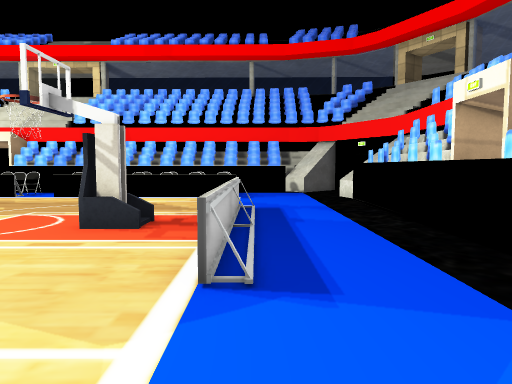
[1] (above)

16 first-person views from a walk through a 3-D level made in the Unity game engine. The camera is 1.4 m above the floor, tilts 4° down and sees 70° across. The floor is counted in squares, 1 m on a side. Each view is taken from the middle of a square. On the plan, view 1 faces up. The plan holds only what a view shows up to about 16 squares ahead; the rest is blank. The place goes on beyond the plan. The player is left out. Some animated figures are left out. Some surface patterns are stand-ins.

[2]
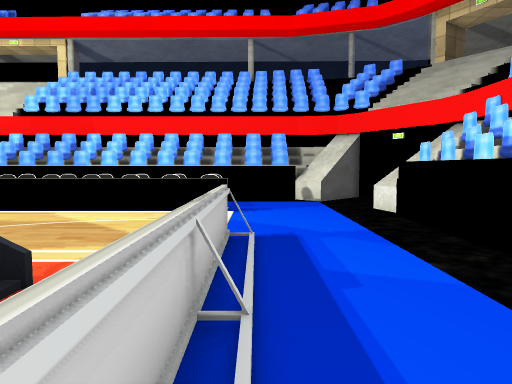

[3]
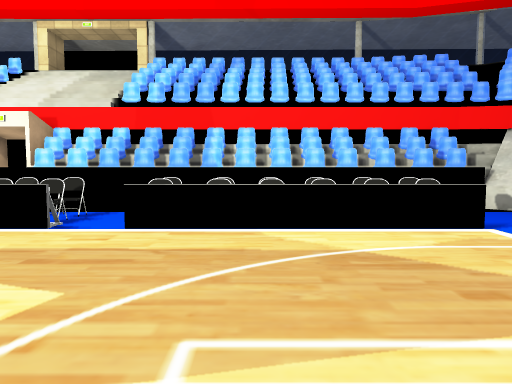

[4]
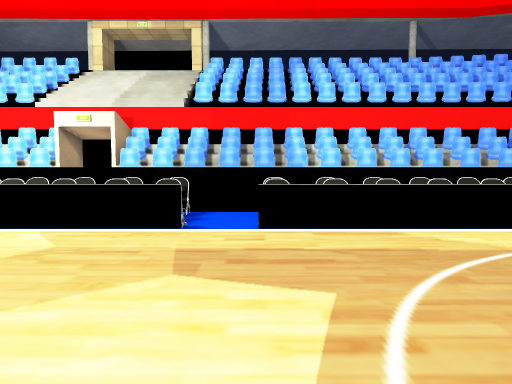

[5]
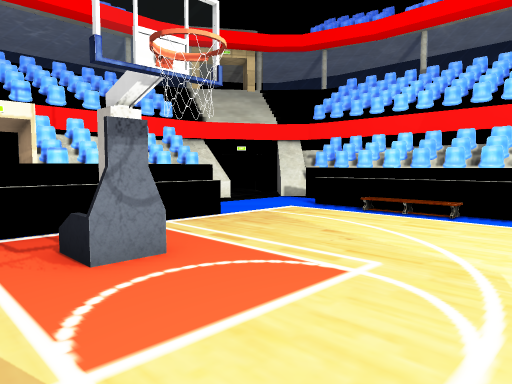

[6]
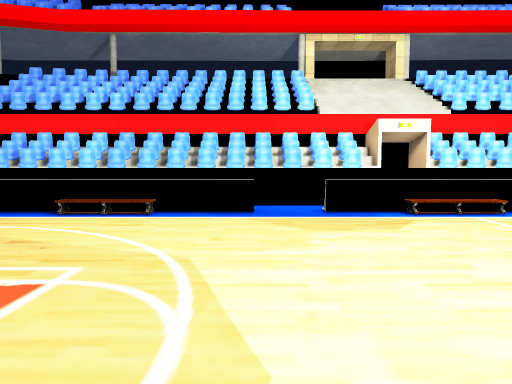

[7]
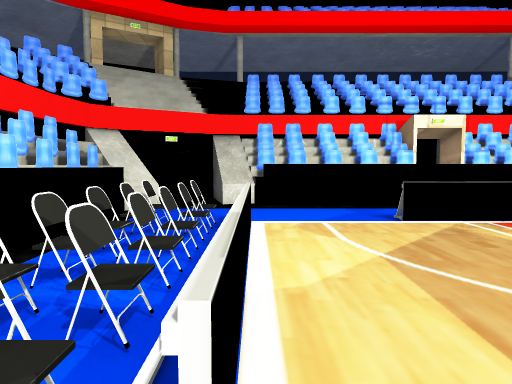

[8]
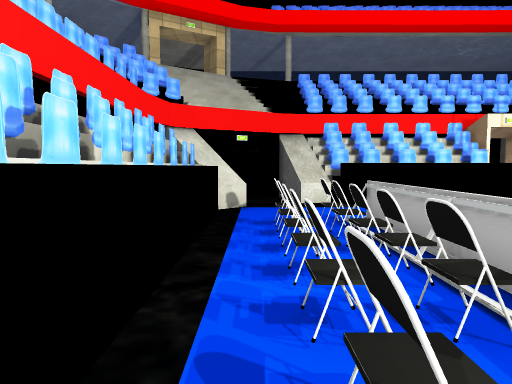

[9]
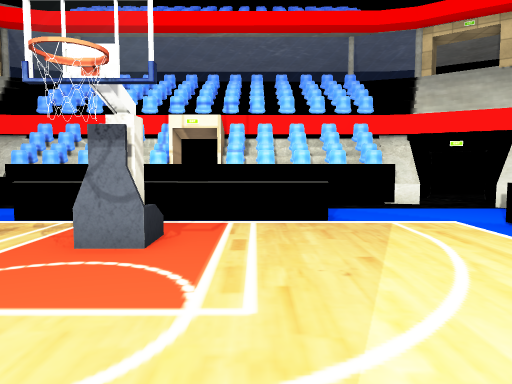

[10]
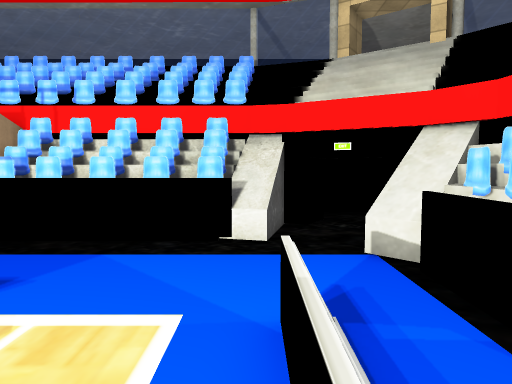

[11]
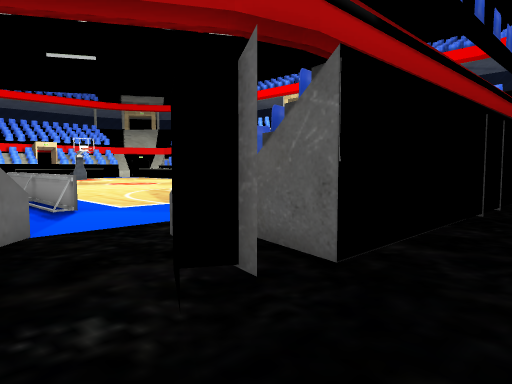

[12]
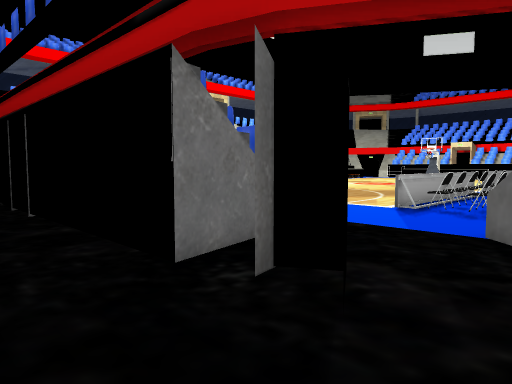

[13]
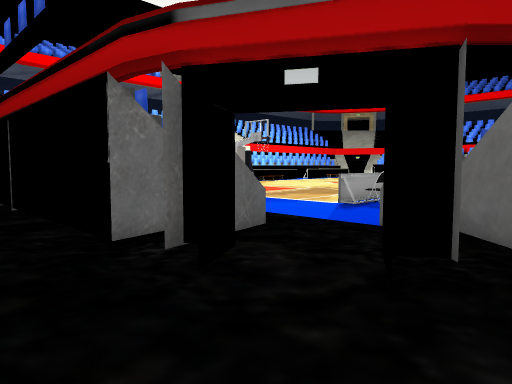

[14]
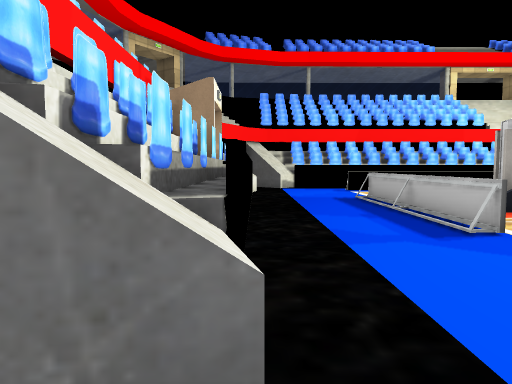

[15]
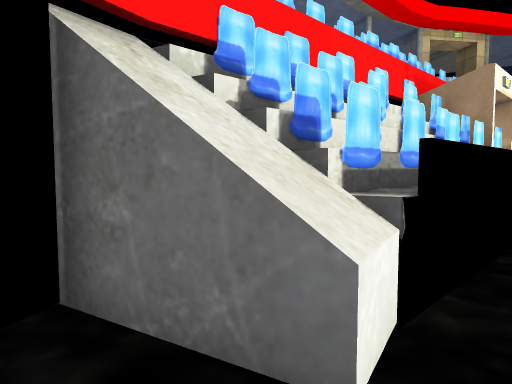

[16]
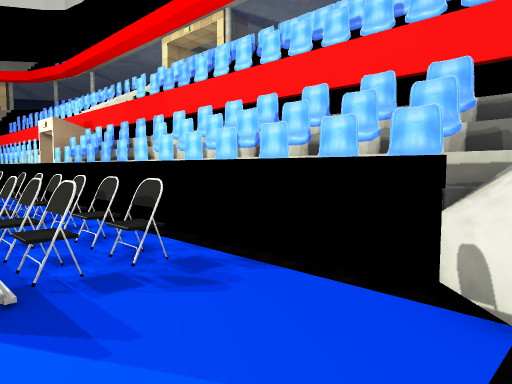

### Floor plan
Key: @ floor where view 1 was taken; # wall or solid block; . main floor; : floor 0.5 m higher than the main floor; / step, stairs or slope; = window, fence, low wall or low ledge; ^ raised ledge; O other object.
Columns run from 15 left of view 1 to 10 right of it. Each row starts with its distance up from view 1.
 23                          .
 22  ##################
 21  #OOOOOOOOOOO#OOO###O    .
 20 ^^^^^^^^^^^^^^^^^^^#..
 19 OOO.O..OOO.OOO........
 18    ...............  ###
 17 OOOOO.OOOO#OOOO....^###
 16  ====.=========....^###
 15  ..................^##
 14   .................^O#
 13   .................^O#
 12    ...........==... ##
 11     ..........=....^O#
 10     ..........=....^O##
  9     ........O.=....^^##
  8     ........O.==.. ^ ##
  7    ...........=... ^O##
  6   ............=....^O#
  5   ............=....^##
  4  .............=....^O#
  3 ...................^O#
  2 ...................^##
  1 ...................^##
  0 OO===.====::===@...^###
 -1 =       ../ ..=.....###
 -2              .........
 -3    ^     ^^^ ^^^^^^
 -4  ^OO^OOOOOO^OOOOO^#      .
 -5  OOOOO#OOOOO#OOOO#

Positions as (right, up) in squares from view 1, and headings:
1: (0, 0), facing up
2: (0, 5), facing up
3: (-6, 8), facing up
4: (-9, 8), facing up
5: (-9, 11), facing down-right
6: (-9, 11), facing down
7: (-10, 16), facing right
8: (-10, 19), facing right
9: (-10, 6), facing right
10: (-5, 0), facing right
11: (10, -4), facing up-left
12: (10, 21), facing down-left
13: (10, 23), facing down-left
14: (4, 19), facing down
15: (3, 19), facing down-right
16: (3, 16), facing up-left
